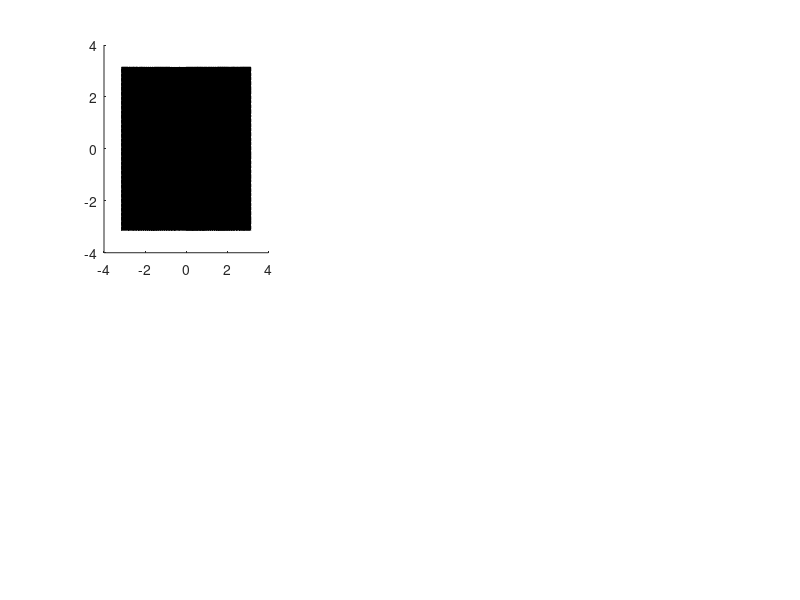

This chart was generated by the following MATLAB code: (Note: this script raises an error after producing the figure.)
% Plot energy manifolds

clear; close all;

N = 128;
x = 2*pi*(-N/2:N/2)/N;
[X,Y,T] = meshgrid(x);  % Mesh for the 3-torus

% Plot all values such that S = 0.
% Numerically we plot all values such that
% -riv <= S <= riv, wirth riv (range of isovalues)
% a small number close to 0.
riv = 1e-14;    % Range of isovalues
number_iv = 11; % Number of isovalues

figure(8)
set(gcf,'Position',[353 257 1299 739])

subplot(2,3,1)
S = 0.5*cos(X)-sin(T);
for iv = linspace(-riv,riv,number_iv)    
    p = patch(isosurface(X,Y,T,S,iv));
    p.EdgeColor='none';
    p.FaceColor = [5/255,48/255,97/255];
    hold on
end
disp('Plot 1/6 Generated')
axis([-pi pi -pi pi -pi pi])
xlabel('x_1','FontSize',14)
ylabel('x_2','FontSize',14)
zlabel('\eta','FontSize',14)
camlight('right')
lighting gouraud
grid on
view([22.9427,15.9842])
title('$\Sigma_1$','Interpreter','latex','FontSize',16)

subplot(2,3,2)
S = 0.45*(cos(X-2*Y) + sin(2*Y)) - sin(T);
for iv = linspace(-riv,riv,number_iv)
    p = patch(isosurface(X,Y,T,S,iv));
    p.EdgeColor='none';
    p.FaceColor = [5/255,48/255,97/255];
    hold on
end
disp('Plot 2/6 Generated')
axis([-pi pi -pi pi -pi pi])
xlabel('x_1','FontSize',14)
ylabel('x_2','FontSize',14)
zlabel('\eta','FontSize',14)
lightangle(45,45)
lighting gouraud
grid on
view([22.9427,15.9842])
title('$\Sigma_2$','Interpreter','latex','FontSize',16)

subplot(2,3,3)
S = 0.55*(cos(X-2*Y) + sin(2*Y)) - sin(T);
for iv = linspace(-riv,riv,number_iv)
    p = patch(isosurface(X,Y,T,S,iv));
    p.EdgeColor='none';
    p.FaceColor = [5/255,48/255,97/255];
    hold on
end
disp('Plot 3/6 Generated')
axis([-pi pi -pi pi -pi pi])
xlabel('x_1','FontSize',14)
ylabel('x_2','FontSize',14)
zlabel('\eta','FontSize',14)
lightangle(45,45)
grid on
view([22.9427,15.9842])
title('$\Sigma_3$','Interpreter','latex','FontSize',16)

subplot(2,3,4)
S = 0.5*cos(X)-sin(T);
for iv = linspace(-riv,riv,number_iv)
    p = patch(isosurface(X,Y,T,S,iv));
    p.EdgeColor='none';
    p.FaceColor = [5/255,48/255,97/255];
    hold on
end
disp('Plot 4/6 Generated')
axis([-pi pi -pi pi -pi pi])
xlabel('x_1','FontSize',14)
ylabel('x_2','FontSize',14)
zlabel('\eta','FontSize',14)
camlight('right')
lighting gouraud
grid on
view([0,90])
title('$\Sigma_1$','Interpreter','latex','FontSize',16)

subplot(2,3,5)
S = 0.45*(cos(X-2*Y) + sin(2*Y)) - sin(T);
for iv = linspace(-riv,riv,number_iv)
    p = patch(isosurface(X,Y,T,S,iv));
    p.EdgeColor='none';
    p.FaceColor = [5/255,48/255,97/255];
    hold on
end
disp('Plot 5/6 Generated')
axis([-pi pi -pi pi -pi pi])
xlabel('x_1','FontSize',14)
ylabel('x_2','FontSize',14)
zlabel('\eta','FontSize',14)
camlight
lighting gouraud
grid on
view([0,90])
title('$\Sigma_2$','Interpreter','latex','FontSize',16)

subplot(2,3,6)
S = 0.55*(cos(X-2*Y) + sin(2*Y)) - sin(T);
for iv = linspace(-riv,riv,number_iv)
    p = patch(isosurface(X,Y,T,S,iv));
    p.EdgeColor='none';
    p.FaceColor = [5/255,48/255,97/255];
    hold on
end
disp('Plot 6/6 Generated')
axis([-pi pi -pi pi -pi pi])
xlabel('x_1','FontSize',14)
ylabel('x_2','FontSize',14)
zlabel('\eta','FontSize',14)
camlight
lighting gouraud
grid on
view([0,90])
title('$\Sigma_3$','Interpreter','latex','FontSize',16)
